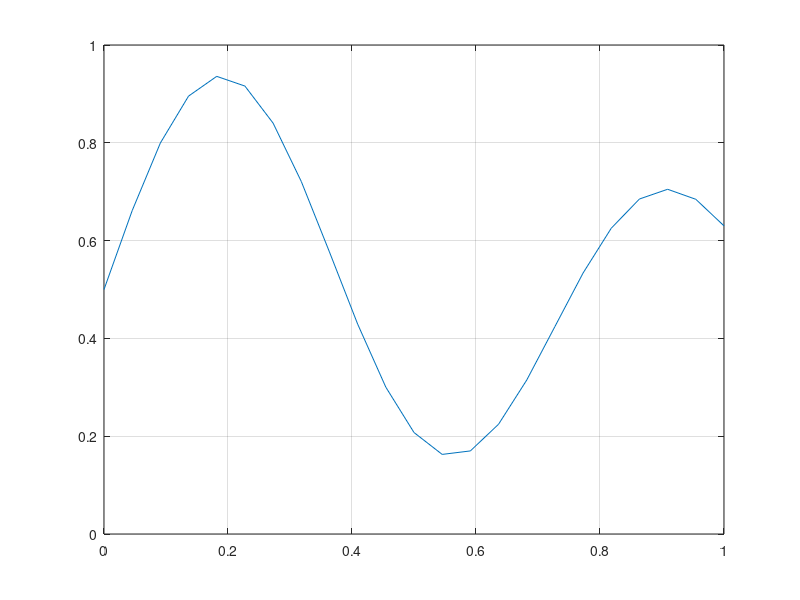

This chart was generated by the following MATLAB code:
close all
clear 
clc

%Duomenų paruošimas
x =[0:1/22:1];
d = ((1 + 0.6*sin(2*pi*x/0.7))+(0.3*sin(2*pi*x)))/2;
figure(1), plot(x,d), grid on;

c1 = 0.2;
c2 = 0.9;
r1 = 0.1;
r2 = 0.1;
